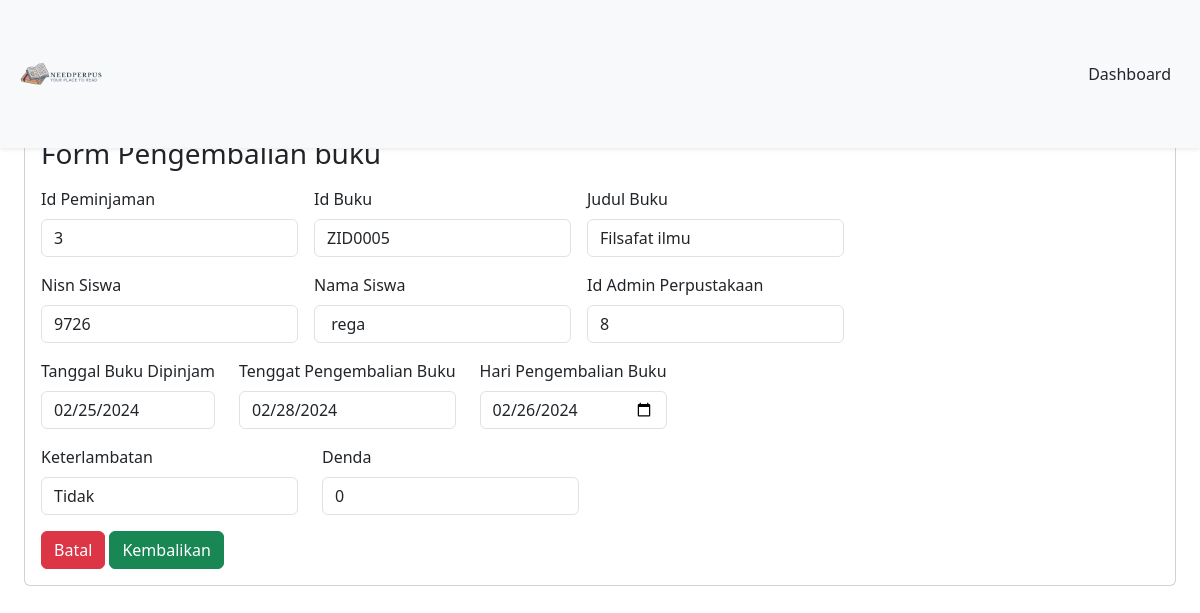
The app's page /DashboardMember/formPeminjaman/pengembalianBuku.php?id=3 (signed in) with its own data.
### tables this page shows
CREATE TABLE `peminjaman` (
  `id_peminjaman` int(11) NOT NULL,
  `id_buku` varchar(20) NOT NULL,
  `nisn` int(11) NOT NULL,
  `id_admin` int(50) NOT NULL,
  `tgl_peminjaman` date NOT NULL,
  `tgl_pengembalian` date NOT NULL,
  `status` enum('ya','tidak') NOT NULL,
  `no_tlp` varchar(50) NOT NULL,
  `harga` int(50) NOT NULL
);

CREATE TABLE `buku` (
  `cover` varchar(255) NOT NULL,
  `id_buku` varchar(20) NOT NULL,
  `kategori` varchar(255) NOT NULL,
  `judul` varchar(255) NOT NULL,
  `pengarang` varchar(255) NOT NULL,
  `penerbit` varchar(255) NOT NULL,
  `tahun_terbit` date NOT NULL,
  `jumlah_halaman` int(11) NOT NULL,
  `buku_deskripsi` text NOT NULL,
  `isi_buku` varchar(250) NOT NULL
);

CREATE TABLE `member` (
  `nisn` int(11) NOT NULL,
  `kode_member` varchar(12) NOT NULL,
  `nama` varchar(255) NOT NULL,
  `password` varchar(255) NOT NULL,
  `jenis_kelamin` varchar(20) NOT NULL,
  `kelas` varchar(5) NOT NULL,
  `jurusan` varchar(50) NOT NULL,
  `no_tlp` varchar(15) NOT NULL,
  `tgl_pendaftaran` date NOT NULL
);

### config/config.php (called while the page is built, shortened)
<?php
$host = "127.0.0.1";
$username = "root";
$password = "";
$database_name = "perpustakaan";
$connection = mysqli_connect($host, $username, $password, $database_name);
function queryReadData($dataKategori)
{
  global $connection;
  $result = mysqli_query($connection, $dataKategori);
  $items = [];
  while ($item = mysqli_fetch_assoc($result)) {
    $items[] = $item;
  }
  return $items;
}

### DashboardMember/formPeminjaman/pengembalianBuku.php (the view, shortened to what this page needs)
<?php
require "../../config/config.php";
$idPeminjaman = $_GET["id"];
$query = queryReadData("SELECT peminjaman.id_peminjaman, peminjaman.id_buku, buku.judul, peminjaman.nisn, member.nama, peminjaman.id_admin, peminjaman.tgl_peminjaman, peminjaman.tgl_pengembalian
FROM peminjaman
INNER JOIN buku ON peminjaman.id_buku = buku.id_buku
INNER JOIN member ON peminjaman.nisn = member.nisn
WHERE peminjaman.id_peminjaman = $idPeminjaman");
?>
<!DOCTYPE html>
<html lang="en">
<head>
   <link href="../../assets/css/bootstrap.min.css" rel="stylesheet">
</head>
<body>
   <nav class="navbar fixed-top bg-body-tertiary shadow-sm">
      <div class="container-fluid p-3">
         <a class="navbar-brand" href="#">
            <img src="../../assets/logoNav.png" alt="logo" width="90px">
         </a>
         <a class="btn btn-tertiary" href="../dashboardMember.php">Dashboard</a>
      </div>
   </nav>
   <div class="p-4 mt-5">
      <div class="card p-3 mt-5">
         <form action="" method="post">
            <h3>Form Pengembalian buku</h3>
            <?php foreach ($query as $item) : ?>
            <div class="mt-3 d-flex flex-wrap gap-3">
               <div class="mb-3">
                  <label for="exampleFormControlInput1" class="form-label">Id Peminjaman</label>
                  <input type="number" class="form-control" placeholder="id peminjaman" name="id_peminjaman"
                     id="id_peminjaman" value="<?= $item["id_peminjaman"]; ?>" readonly>
               </div>
               <div class="mb-3">
                  <label for="exampleFormControlInput1" class="form-label">Id Buku</label>
                  <input type="text" class="form-control" placeholder="id peminjaman" name="id_buku" id="id_buku"
                     value="<?= $item["id_buku"]; ?>" readonly>
               </div>
               <div class="mb-3">
                  <label for="exampleFormControlInput1" class="form-label">Judul Buku</label>
                  <input type="text" class="form-control" placeholder="Judul Buku" name="judul" id="judul"
                     value="<?= $item["judul"]; ?>" readonly>
               </div>
            </div>
            <div class="d-flex flex-wrap gap-3">
               <div class="mb-3">
                  <label for="exampleFormControlInput1" class="form-label">Nisn Siswa</label>
                  <input type="number" class="form-control" placeholder="Nisn Siswa" name="nisn" id="nisn"
                     value="<?= $item["nisn"]; ?>" readonly>
               </div>
               <div class="mb-3">
                  <label for="exampleFormControlInput1" class="form-label">Nama Siswa</label>
                  <input type="text" class="form-control" placeholder="Nama Siswa" name="nama" id="nama"
                     value=" <?= $item["nama"]; ?>" readonly>
               </div>
               <div class="mb-3">
                  <label for="exampleFormControlInput1" class="form-label">Id Admin Perpustakaan</label>
                  <input type="number" class="form-control" placeholder="Id Admin" name="id_admin" id="id_admin"
                     value="<?= $item["id_admin"]; ?>" readonly>
               </div>
            </div>
            <div class="d-flex flex-wrap gap-4">
               <div class="mb-3">
                  <label for="exampleFormControlInput1" class="form-label">Tanggal Buku Dipinjam</label>
                  <input type="date" class="form-control" name="tgl_peminjaman" id="tgl_peminjaman"
                     value="<?= $item["tgl_peminjaman"]; ?>" readonly>
               </div>
               <div class="mb-3">
                  <label for="exampleFormControlInput1" class="form-label">Tenggat Pengembalian Buku</label>
                  <input type="date" class="form-control" name="tgl_pengembalian" id="tgl_pengembalian"
                     value="<?= $item["tgl_pengembalian"]; ?>" oninput="hitungDenda()" readonly>
               </div>
               <div class="mb-3">
                  <label for="exampleFormControlInput1" class="form-label">Hari Pengembalian Buku</label>
                  <input type="date" class="form-control" name="buku_kembali" id="buku_kembali"
                     value="<?php echo date('Y-m-d'); ?>" oninput="hitungDenda()">
               </div>
            </div>
            <?php endforeach; ?>
            <div class="d-flex flex-wrap gap-4">
               <div class="mb-3">
                  <label for="exampleFormControlInput1" class="form-label">Keterlambatan</label>
                  <input type="text" class="form-control" name="keterlambatan" id="keterlambatan"
                     oninput="hitungDenda()" readonly>
               </div>
               <div class="mb-3">
                  <label for="exampleFormControlInput1" class="form-label">Denda</label>
                  <input type="number" class="form-control" name="denda" id="denda" readonly>
               </div>
            </div>
            <a class="btn btn-danger" href="TransaksiPeminjaman.php"> Batal</a>
            <button type="submit" class="btn btn-success" name="kembalikan">Kembalikan</button>
         </form>
      </div>
   </div>
</body>
</html>

### records on screen
peminjaman: id_peminjaman "3", id_buku "ZID0005", judul "Filsafat ilmu", nisn "9726", nama "rega", id_admin "8", tgl_peminjaman "02/25/2024", tgl_pengembalian "02/28/2024"
